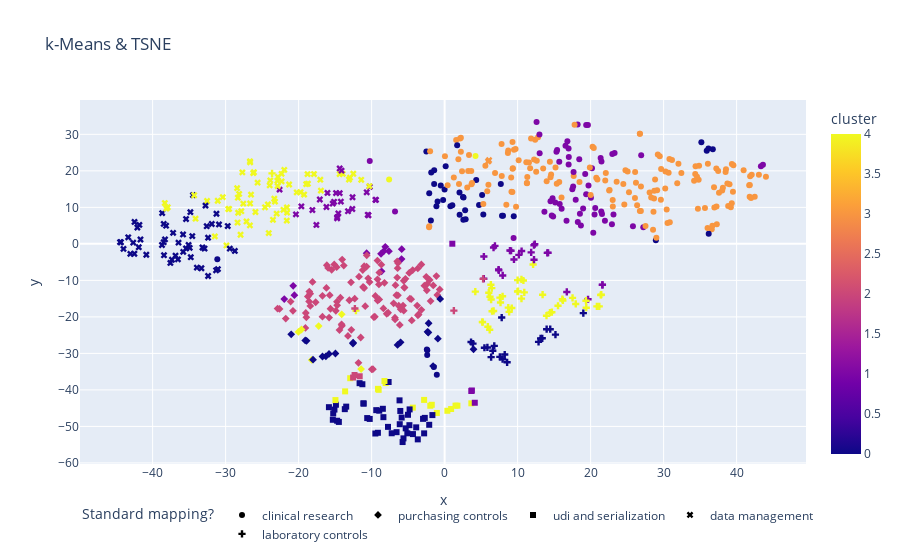

The notebook cell saved with this chart:
### Code cell
# visualize clustering result with TSNE

dim_reduction_method = TSNE(n_components=2)
embeddings_reduced = dim_reduction_method.fit_transform(embeddings)

embeddings_df = pd.DataFrame(embeddings, columns=EMBEDDINGS)
embeddings_df["x"] = embeddings_reduced[:,0]
embeddings_df["y"] = embeddings_reduced[:,1]
embeddings_df[CLUSTER] = clusters.labels_
embeddings_df[TARGET_NUMERIC] = y_true
embeddings_df[TARGET] = embeddings_df[TARGET_NUMERIC].apply(lambda x: features.mlb.classes_[x])

fig = px.scatter(
    embeddings_df,
    y="y",
    x="x",
    color=CLUSTER,
    symbol=TARGET,
    hover_data=[TARGET],
    title="k-Means & TSNE"
)
fig.update_layout(uniformtext_mode="hide")
fig.update_layout(legend_orientation="h")
fig.show();

### Figure 1 — Plotly figure (JSON) as saved in the notebook; plotly's stock layout.template omitted (floating-point values rounded to 4 significant figures; data arrays with more than 128 entries replaced by an {"elided": "..."} marker saying what was removed)
{"data": [{"customdata": {"elided": "257x1 str values"}, "hovertemplate": "Standard mapping?=%{customdata[0]}<br>x=%{x}<br>y=%{y}<br>cluster=%{marker.color}<extra></extra>", "legendgroup": "clinical research", "marker": {"color": {"elided": "257 int values"}, "coloraxis": "coloraxis", "symbol": "circle"}, "mode": "markers", "name": "clinical research", "orientation": "v", "showlegend": true, "type": "scatter", "x": {"elided": "257 float values"}, "xaxis": "x", "y": {"elided": "257 float values"}, "yaxis": "y"}, {"customdata": {"elided": "144x1 str values"}, "hovertemplate": "Standard mapping?=%{customdata[0]}<br>x=%{x}<br>y=%{y}<br>cluster=%{marker.color}<extra></extra>", "legendgroup": "purchasing controls", "marker": {"color": {"elided": "144 int values"}, "coloraxis": "coloraxis", "symbol": "diamond"}, "mode": "markers", "name": "purchasing controls", "orientation": "v", "showlegend": true, "type": "scatter", "x": {"elided": "144 float values"}, "xaxis": "x", "y": {"elided": "144 float values"}, "yaxis": "y"}, {"customdata": [["udi and serialization"], ["udi and serialization"], ["udi and serialization"], ["udi and serialization"], ["udi and serialization"], ["udi and serialization"], ["udi and serialization"], ["udi and serialization"], ["udi and serialization"], ["udi and serialization"], ["udi and serialization"], ["udi and serialization"], ["udi and serialization"], ["udi and serialization"], ["udi and serialization"], ["udi and serialization"], ["udi and serialization"], ["udi and serialization"], ["udi and serialization"], ["udi and serialization"], ["udi and serialization"], ["udi and serialization"], ["udi and serialization"], ["udi and serialization"], ["udi and serialization"], ["udi and serialization"], ["udi and serialization"], ["udi and serialization"], ["udi and serialization"], ["udi and serialization"], ["udi and serialization"], ["udi and serialization"], ["udi and serialization"], ["udi and serialization"], ["udi and serialization"], ["udi and serialization"], ["udi and serialization"], ["udi and serialization"], ["udi and serialization"], ["udi and serialization"], ["udi and serialization"], ["udi and serialization"], ["udi and serialization"], ["udi and serialization"], ["udi and serialization"], ["udi and serialization"], ["udi and serialization"], ["udi and serialization"], ["udi and serialization"], ["udi and serialization"], ["udi and serialization"], ["udi and serialization"], ["udi and serialization"], ["udi and serialization"], ["udi and serialization"], ["udi and serialization"], ["udi and serialization"], ["udi and serialization"], ["udi and serialization"], ["udi and serialization"], ["udi and serialization"], ["udi and serialization"], ["udi and serialization"], ["udi and serialization"], ["udi and serialization"], ["udi and serialization"], ["udi and serialization"], ["udi and serialization"]], "hovertemplate": "Standard mapping?=%{customdata[0]}<br>x=%{x}<br>y=%{y}<br>cluster=%{marker.color}<extra></extra>", "legendgroup": "udi and serialization", "marker": {"color": [4, 0, 4, 0, 0, 0, 4, 4, 0, 0, 0, 0, 4, 2, 0, 0, 0, 4, 0, 0, 0, 0, 0, 0, 4, 0, 4, 0, 0, 0, 4, 0, 0, 0, 4, 1, 0, 0, 2, 0, 0, 4, 0, 4, 0, 2, 0, 0, 0, 0, 4, 0, 0, 0, 0, 0, 0, 0, 4, 4, 0, 0, 0, 1, 1, 4, 1, 4], "coloraxis": "coloraxis", "symbol": "square"}, "mode": "markers", "name": "udi and serialization", "orientation": "v", "showlegend": true, "type": "scatter", "x": [3.661, -5.109, -12.93, -9.489, -15.85, -14.89, 0.8917, -2.811, -5.882, -13.48, -10.26, -11.27, -8.086, -12.54, -6.584, -6.147, -3.678, -13.63, -7.249, -8.954, -7.754, -8.462, -15.09, -2.955, -1.065, -3.895, -14.95, -15.31, -5.33, -14.72, -1.962, -6.072, -4.825, -8.385, -1.761, 4.133, -9.138, -2.112, -12.34, -7.671, -6.175, 1.752, -15.26, -4.359, -11.12, -11.63, -14.49, -10.6, -5.636, -2.718, -9.126, -11.09, -11.65, -13.67, -2.805, -1.676, -5.755, -4.336, 1.493, 0.3749, -9.366, -4.796, -5.014, 1.054, 3.661, -9.036, 3.732, -8.24], "xaxis": "x", "y": [-43.68, -51.89, -36.8, -51.94, -44.73, -44.06, -45.24, -42.74, -47.57, -44.58, -47.95, -38.45, -38.13, -36.61, -51.58, -49.4, -53.55, -40.41, -51.88, -45.69, -50.13, -45.17, -45.39, -47.93, -46.32, -50.26, -42.79, -48.18, -50.53, -48.45, -44.34, -45.77, -49.66, -47.47, -44.08, -43.52, -51.75, -49.56, -35.93, -37.84, -42.87, -44.32, -46.45, -44.86, -43.67, -36.27, -48.77, -47.72, -53.28, -47.66, -39.71, -43.77, -38.16, -45.27, -51.91, -46.9, -54.29, -52.11, -44.31, -45.72, -45.55, -45.34, -46.82, 0.04207, -40.31, -39.98, -40.16, -37.56], "yaxis": "y"}, {"customdata": {"elided": "148x1 str values"}, "hovertemplate": "Standard mapping?=%{customdata[0]}<br>x=%{x}<br>y=%{y}<br>cluster=%{marker.color}<extra></extra>", "legendgroup": "data management", "marker": {"color": {"elided": "148 int values"}, "coloraxis": "coloraxis", "symbol": "x"}, "mode": "markers", "name": "data management", "orientation": "v", "showlegend": true, "type": "scatter", "x": {"elided": "148 float values"}, "xaxis": "x", "y": {"elided": "148 float values"}, "yaxis": "y"}, {"customdata": [["laboratory controls"], ["laboratory controls"], ["laboratory controls"], ["laboratory controls"], ["laboratory controls"], ["laboratory controls"], ["laboratory controls"], ["laboratory controls"], ["laboratory controls"], ["laboratory controls"], ["laboratory controls"], ["laboratory controls"], ["laboratory controls"], ["laboratory controls"], ["laboratory controls"], ["laboratory controls"], ["laboratory controls"], ["laboratory controls"], ["laboratory controls"], ["laboratory controls"], ["laboratory controls"], ["laboratory controls"], ["laboratory controls"], ["laboratory controls"], ["laboratory controls"], ["laboratory controls"], ["laboratory controls"], ["laboratory controls"], ["laboratory controls"], ["laboratory controls"], ["laboratory controls"], ["laboratory controls"], ["laboratory controls"], ["laboratory controls"], ["laboratory controls"], ["laboratory controls"], ["laboratory controls"], ["laboratory controls"], ["laboratory controls"], ["laboratory controls"], ["laboratory controls"], ["laboratory controls"], ["laboratory controls"], ["laboratory controls"], ["laboratory controls"], ["laboratory controls"], ["laboratory controls"], ["laboratory controls"], ["laboratory controls"], ["laboratory controls"], ["laboratory controls"], ["laboratory controls"], ["laboratory controls"], ["laboratory controls"], ["laboratory controls"], ["laboratory controls"], ["laboratory controls"], ["laboratory controls"], ["laboratory controls"], ["laboratory controls"], ["laboratory controls"], ["laboratory controls"], ["laboratory controls"], ["laboratory controls"], ["laboratory controls"], ["laboratory controls"], ["laboratory controls"], ["laboratory controls"], ["laboratory controls"], ["laboratory controls"], ["laboratory controls"], ["laboratory controls"], ["laboratory controls"], ["laboratory controls"], ["laboratory controls"], ["laboratory controls"], ["laboratory controls"], ["laboratory controls"], ["laboratory controls"], ["laboratory controls"], ["laboratory controls"], ["laboratory controls"], ["laboratory controls"], ["laboratory controls"], ["laboratory controls"], ["laboratory controls"], ["laboratory controls"]], "hovertemplate": "Standard mapping?=%{customdata[0]}<br>x=%{x}<br>y=%{y}<br>cluster=%{marker.color}<extra></extra>", "legendgroup": "laboratory controls", "marker": {"color": [1, 1, 4, 0, 4, 4, 4, 4, 4, 4, 1, 4, 0, 1, 1, 0, 4, 0, 4, 4, 1, 4, 4, 4, 0, 0, 4, 4, 4, 0, 0, 0, 4, 1, 4, 2, 1, 1, 4, 4, 0, 0, 0, 0, 4, 4, 4, 4, 4, 0, 2, 4, 1, 4, 4, 4, 1, 1, 4, 4, 0, 1, 4, 4, 1, 0, 4, 2, 4, 1, 4, 1, 1, 1, 4, 4, 1, 4, 1, 0, 1, 0, 4, 0, 1, 4, 4], "coloraxis": "coloraxis", "symbol": "cross"}, "mode": "markers", "name": "laboratory controls", "orientation": "v", "showlegend": true, "type": "scatter", "x": [19.65, 12.24, 12.12, 6.371, 21.46, 17.96, -12.15, 4.202, 10.91, 5.925, 10.55, 16.2, 13.37, 7.393, 14.18, 19.0, 6.337, 7.942, 16.13, 10.06, 9.5, 8.835, 10.52, 6.371, 8.234, 5.453, 14.69, 15.53, 7.937, 3.62, 6.599, 13.15, 6.052, 8.948, 9.992, 1.265, 12.35, 11.86, 13.95, 13.42, 8.562, 14.47, 13.98, 12.87, 5.175, 9.997, 14.43, 6.176, 7.655, 7.565, -12.29, 6.712, 5.367, 6.458, 19.4, 8.721, 21.61, 6.701, 5.192, 6.502, 3.882, 6.893, 10.79, 21.38, 7.956, 7.821, 19.36, 5.275, 17.52, 7.412, 21.18, 14.06, 21.62, 12.25, 7.581, 6.214, 16.74, 10.53, 10.17, 5.859, 5.375, 6.803, -23.64, 15.18, 9.101, 9.197, 20.86], "xaxis": "x", "y": [-15.16, -0.3679, -5.645, -31.04, -13.92, -16.46, -18.27, -13.09, -13.29, -22.69, -1.965, -15.5, -25.86, -7.019, -2.43, -18.97, -11.19, -31.61, -15.14, -12.95, -4.279, -18.62, -9.715, -15.25, -30.3, -28.46, -18.72, -16.95, -14.36, -26.89, -29.26, -25.88, -13.37, -1.826, -13.08, -18.3, -0.08978, -2.318, -19.67, -13.93, -32.45, -23.38, -23.37, -26.84, -21.4, -9.929, -18.86, -23.54, -16.07, -30.97, -17.7, -18.37, -9.546, -12.13, -17.48, -17.46, -11.21, -1.006, -21.43, -18.45, -27.33, -0.5473, -10.03, -14.01, -8.646, -20.18, -15.56, -9.603, -14.81, -7.235, -17.13, -2.469, -11.22, -4.331, -14.72, -14.48, -13.18, -15.01, -3.013, -28.37, -3.465, -27.93, 19.3, -24.86, -1.891, -17.56, -17.11], "yaxis": "y"}], "layout": {"coloraxis": {"colorbar": {"title": {"text": "cluster"}}, "colorscale": [[0, "#0d0887"], [0.1111, "#46039f"], [0.2222, "#7201a8"], [0.3333, "#9c179e"], [0.4444, "#bd3786"], [0.5556, "#d8576b"], [0.6667, "#ed7953"], [0.7778, "#fb9f3a"], [0.8889, "#fdca26"], [1, "#f0f921"]]}, "legend": {"orientation": "h", "title": {"text": "Standard mapping?"}, "tracegroupgap": 0}, "title": {"text": "k-Means & TSNE"}, "uniformtext": {"mode": "hide"}, "xaxis": {"anchor": "y", "domain": [0, 1], "title": {"text": "x"}}, "yaxis": {"anchor": "x", "domain": [0, 1], "title": {"text": "y"}}}}
